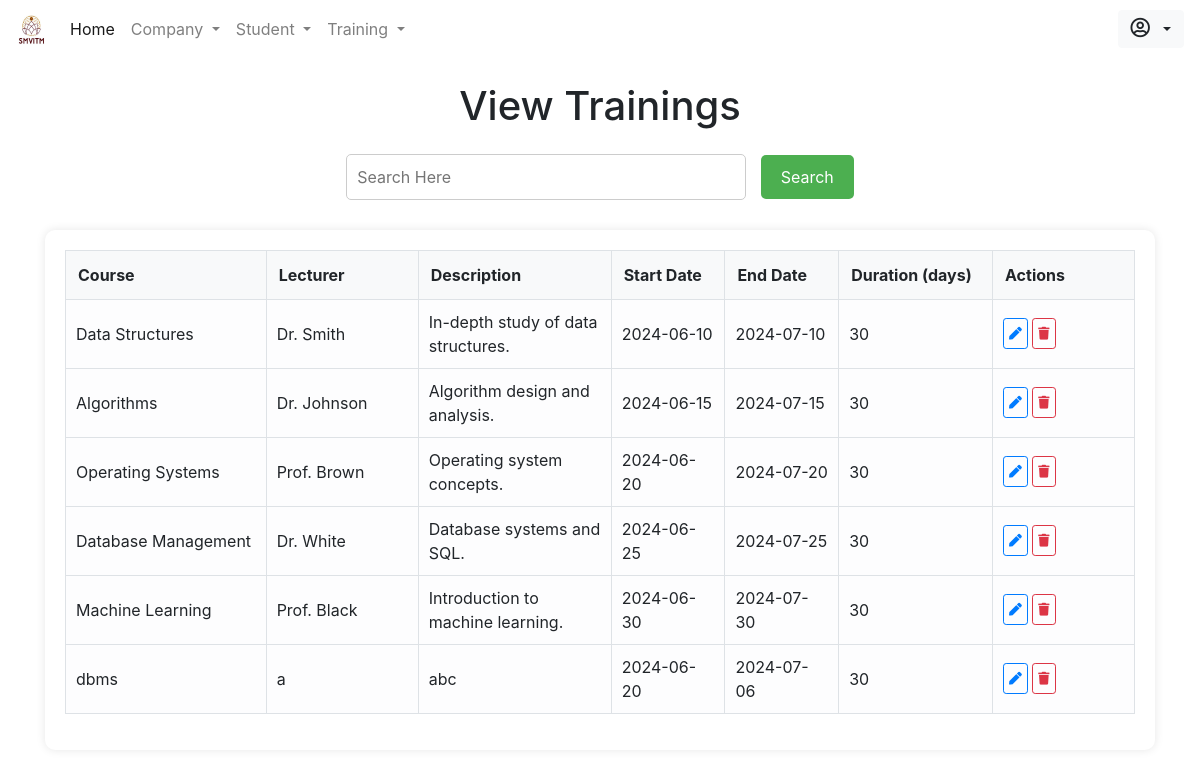
/admin/viewtraining.php, run on an earlier commit of the app's database.
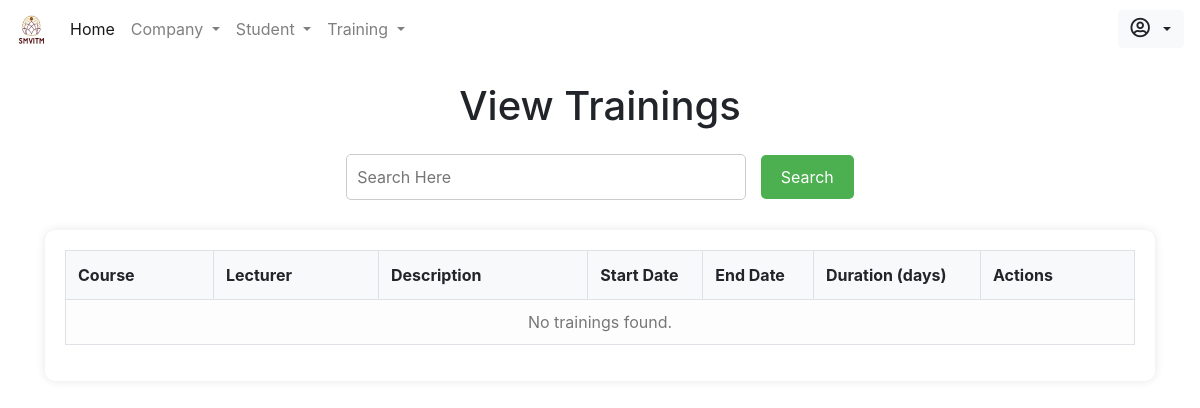
And on a later commit of the database.
### tables this page shows
CREATE TABLE `training` (
  `course` varchar(255) NOT NULL,
  `lecturer` varchar(255) NOT NULL,
  `description` text NOT NULL,
  `start_date` date NOT NULL,
  `end_date` date NOT NULL,
  `duration` int(11) NOT NULL
);

### admin/viewtraining.php (the view, shortened to what this page needs)
<!DOCTYPE html>
<html lang="en">
<head>
    <?php include_once 'includes/head.php' ?>
</head>
<body>
    <?php include_once 'includes/nav.php' ?>
    <div class="container" style="z-index: 2;">
        <h1 class="form-row justify-content-center mt-4">View Trainings</h1>
        <div class="search-container mt-4">
            <form method="GET">
                <input type="text" name="search" placeholder="Search Here">
                <button type="submit">Search</button>
            </form>
        </div>
        <div class="table-container">
            <div class="table-responsive">
                <table class="table table-hover table-borderless table-light">
                    <thead>
                        <tr>
                            <th scope="col">Course</th>
                            <th scope="col">Lecturer</th>
                            <th scope="col">Description</th>
                            <th scope="col">Start Date</th>
                            <th scope="col">End Date</th>
                            <th scope="col">Duration (days)</th>
                            <th scope="col">Actions</th>
                        </tr>
                    </thead>
                    <tbody>
                        <?php
                        include_once 'includes/db.inc.php';
                        if (isset($_GET['search'])) {
                            $search = mysqli_real_escape_string($conn, $_GET['search']);
                            $sql = "SELECT * FROM training WHERE course LIKE '%$search%' OR lecturer LIKE '%$search%' OR description LIKE '%$search%';";
                        } else {
                            $sql = "SELECT * FROM training;";
                        }
                        $res = mysqli_query($conn, $sql);
                        $rescheck = mysqli_num_rows($res);
                        if ($rescheck > 0) {
                            while ($row = mysqli_fetch_assoc($res)) {
                                echo '<tr>';
                                echo '<td>' . $row['course'] . '</td>';
                                echo '<td>' . $row['lecturer'] . '</td>';
                                echo '<td>' . $row['description'] . '</td>';
                                echo '<td>' . $row['start_date'] . '</td>';
                                echo '<td>' . $row['end_date'] . '</td>';
                                echo '<td>' . $row['duration'] . '</td>';
                                ?>
                                <td>
                                    <a href="edittraining.php?edit=<?php echo $row['course']; ?>" class="btn btn-sm btn-outline-primary" name="edit"><i class="fas fa-pen"></i></a>
                                    <a href="php/crud.php?delete=<?php echo $row['course']; ?>" class="btn btn-sm btn-outline-danger" name="delete"><i class="fas fa-trash"></i></a>
                                </td>
                                <?php
                                echo '</tr>';
                            }
                        } else {
                            echo '<tr><td colspan="7" class="no-trainings">No trainings found.</td></tr>';
                        }
                        ?>
                    </tbody>
                </table>
            </div>
        </div>
    </div>
</body>
</html>

### admin/includes/head.php (shortened to what this page needs)
<link rel="stylesheet" href="includes/bootstrap/bootstrap.min.css">
<link rel="stylesheet" href="https://use.fontawesome.com/releases/v5.8.1/css/all.css">

### admin/includes/nav.php (shortened to what this page needs)
<nav class="navbar navbar-expand-lg navbar-light bg-transparent">
  <a class="navbar-brand" href="#"><img src="../images/smv.png" style="width: 30px; height: 30px;"></a>
  <div class="collapse navbar-collapse" id="navbarSupportedContent">
    <ul class="navbar-nav mr-auto">
      <li class="nav-item active" id="home">
        <a class="nav-link" href="index.php">Home <span class="sr-only">(current)</span></a>
      </li>
      <li class="nav-item dropdown">
        <a class="nav-link dropdown-toggle" href="#" id="navbarDropdown" role="button" data-toggle="dropdown" aria-haspopup="true" aria-expanded="false">
          Company
        </a>
      </li>
      <li class="nav-item dropdown">
        <a class="nav-link dropdown-toggle" href="#" id="navbarDropdown" role="button" data-toggle="dropdown" aria-haspopup="true" aria-expanded="false">
          Student
        </a>
      </li>
      <li class="nav-item dropdown">
        <a class="nav-link dropdown-toggle" href="#" id="navbarDropdown" role="button" data-toggle="dropdown" aria-haspopup="true" aria-expanded="false">
          Training
        </a>
      </li>
    </ul>
      <form class="form-inline my-2 my-lg-0">
          <li class="nav-item dropdown" style="list-style: none;">
          <button class="btn btn-light dropdown-toggle" href="#" id="navbarDropdown" role="button" data-toggle="dropdown" aria-haspopup="true" aria-expanded="false" style="outline: 0 none;">
            <i class="far fa-user-circle" style="font-size: 20px;"></i>&nbsp;<?php echo $_SESSION['username']; ?>
          </button>
        </li>
      </form>
  </div>
</nav>

### admin/viewtraining.php (style rules this page uses)
.search-container { display: flex; justify-content: center; margin-bottom: 20px; }
.search-container input[type=text] { padding: 10px; width: 400px; border-radius: 5px; border: 1px solid #ccc; font-size: 16px; outline: none; }
.search-container button { padding: 10px 20px; border-radius: 5px; background-color: #4CAF50; color: white; border: none; cursor: pointer; font-size: 16px; margin-left: 10px; }
.table-container { margin-top: 30px; background-color: #fff; padding: 20px; border-radius: 10px; box-shadow: 0 0 10px rgba(0, 0, 0, 0.1); }
.table thead th { background-color: #f8f9fa; font-weight: bold; width: 50px; border-bottom: 1px solid #dee2e6; border-top: 1px solid #dee2e6; border-right: 1px solid #dee2e6; }
.table thead th:first-child { border-left: 1px solid #dee2e6; }
.table thead th:last-child { border-right:1px solid #dee2e6 ; }
.table td, .table th { vertical-align: middle; border-right: 1px solid #dee2e6; }
.table td:last-child, .table th:last-child { border-right: 1px solid #dee2e6; }
.table td:first-child, .table th:first-child { border-left: 1px solid #dee2e6; }
.table td { padding: 10px 10px ; border-bottom: 1px solid #dee2e6; }
.no-trainings { text-align: center; color: #777; }
.btn-sm { padding: 5px 5px; margin: 0 0px; font-size: 0.8rem; }
.fas { font-size: 1em; }

What changed in the data, as far as the page shows it:
removed training: course "Data Structures", lecturer "Dr. Smith", description "In-depth study of data structures.", start_date "2024-06-10", end_date "2024-07-10", duration "30"
removed training: course "Algorithms", lecturer "Dr. Johnson", description "Algorithm design and analysis.", start_date "2024-06-15", end_date "2024-07-15", duration "30"
removed training: course "Operating Systems", lecturer "Prof. Brown", description "Operating system concepts.", start_date "2024-06-20", end_date "2024-07-20", duration "30"
removed training: course "Database Management", lecturer "Dr. White", description "Database systems and SQL.", start_date "2024-06-25", end_date "2024-07-25", duration "30"
removed training: course "Machine Learning", lecturer "Prof. Black", description "Introduction to machine learning.", start_date "2024-06-30", end_date "2024-07-30", duration "30"
removed training: course "dbms", lecturer "a", description "abc", start_date "2024-06-20", end_date "2024-07-06", duration "30"
Also different on the page:
text now shown: "No trainings found."
